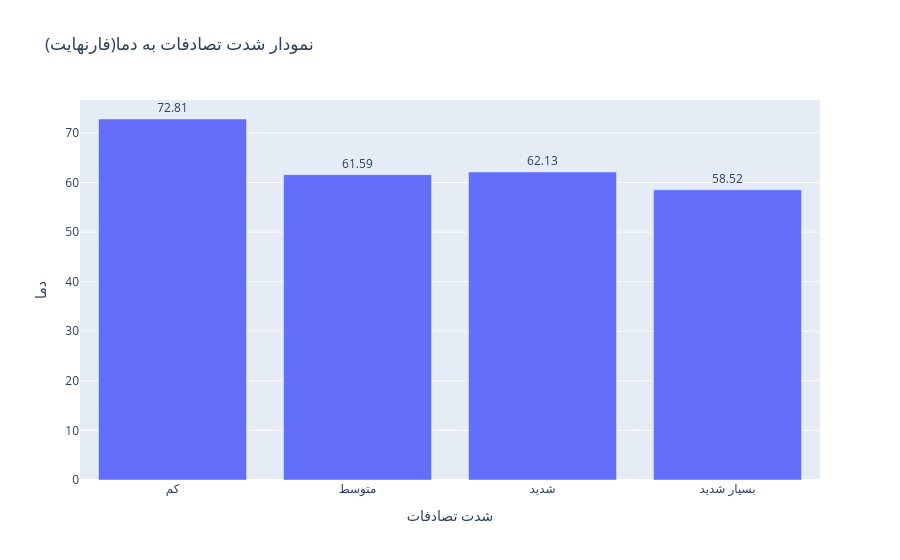

The notebook cell saved with this chart:
### Code cell
# Bar Plot
plt = df.groupby('Severity')['Temperature(F)'].mean().round(2)
lbl = {1:'کم', 2: 'متوسط', 3: 'شدید', 4: 'بسیار شدید'}
categories = [lbl[i] for i in plt.index]
values = plt.values
bar_fig = go.Figure(data=[go.Bar(x=categories, y=values, text=values, textposition='outside', name="Bar Plot")])
bar_fig.update_layout(title="نمودار شدت تصادفات به دما(فارنهایت)", xaxis_title="شدت تصادفات", yaxis_title="دما")
bar_fig.show()

### Figure 1 — Plotly figure (JSON) as saved in the notebook; plotly's stock layout.template omitted (floating-point values rounded to 4 significant figures)
{"data": [{"name": "Bar Plot", "text": [72.81, 61.59, 62.13, 58.52], "textposition": "outside", "x": ["کم", "متوسط", "شدید", "بسیار شدید"], "y": [72.81, 61.59, 62.13, 58.52], "type": "bar"}], "layout": {"title": {"text": "نمودار شدت تصادفات به دما(فارنهایت)"}, "xaxis": {"title": {"text": "شدت تصادفات"}}, "yaxis": {"title": {"text": "دما"}}}}
